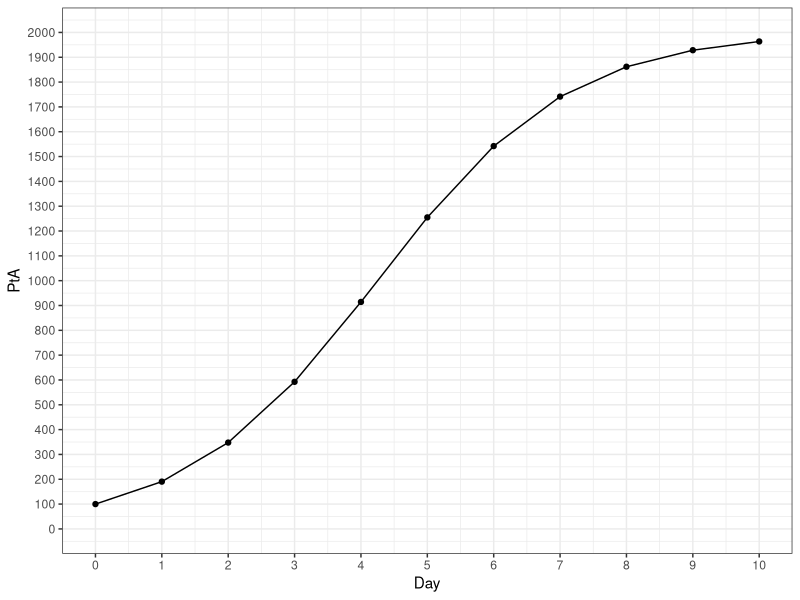
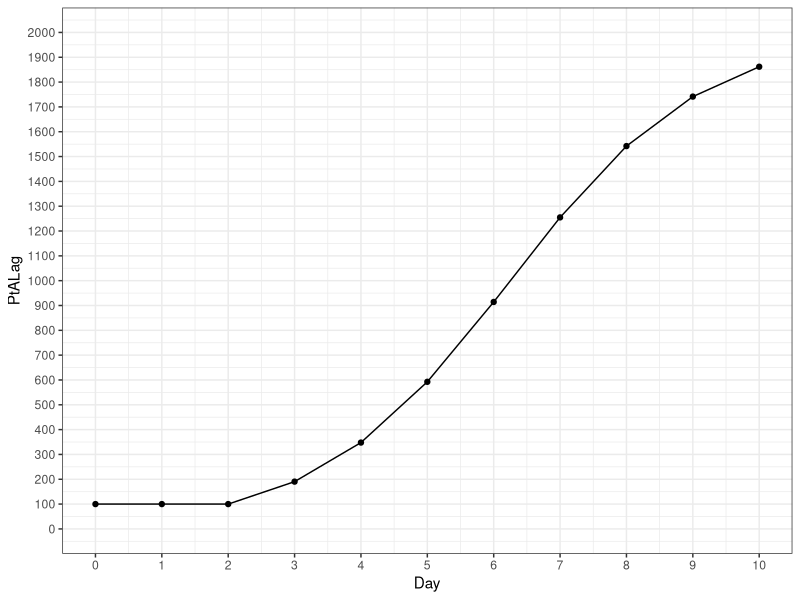

Write R code to recreate these figures, in order.
## ---- chunk 1
library(tidyverse)
## ---- chunk 2

PA0 <- 100
PAMax <- 2000
PAmu <- log(2)
PAlag <- 2

GrowthData <- tibble(Day = c(0,1,2,3,4,5,6,7,8,9,10))

GrowthData <- GrowthData %>%
  mutate(PtA = (PAMax * (PA0*exp(Day*PAmu))) /(PAMax + (PA0 * (exp(PAmu * Day) - 1)))) %>%
  mutate(PtALag = if_else(Day < PAlag, PA0, (PAMax * (PA0*exp((Day-2)*PAmu))) /(PAMax + (PA0 * (exp(PAmu * (Day-2)) - 1)))))
## ---- chunk 3
GrowthData %>%
  ggplot() +
  geom_point(aes(x = Day, y = PtA)) +
  geom_line(aes(x = Day, y = PtA)) +
  scale_x_continuous(limits = c(0,max(GrowthData$Day)), breaks = round(seq(0,10))) +
  scale_y_continuous(limits = c(0,2000), breaks = seq(from=min(0),
              to=max(2000), by = 100)) + 
  theme_bw()

## ---- chunk 4
GrowthData %>%
  ggplot() +
  geom_point(aes(x = Day, y = PtALag)) +
  geom_line(aes(x = Day, y = PtALag)) +
  scale_x_continuous(limits = c(0,max(GrowthData$Day)), breaks = round(seq(0,10))) +
  scale_y_continuous(limits = c(0,2000), breaks = seq(from=min(0),
              to=max(2000), by = 100)) + 
  theme_bw()

